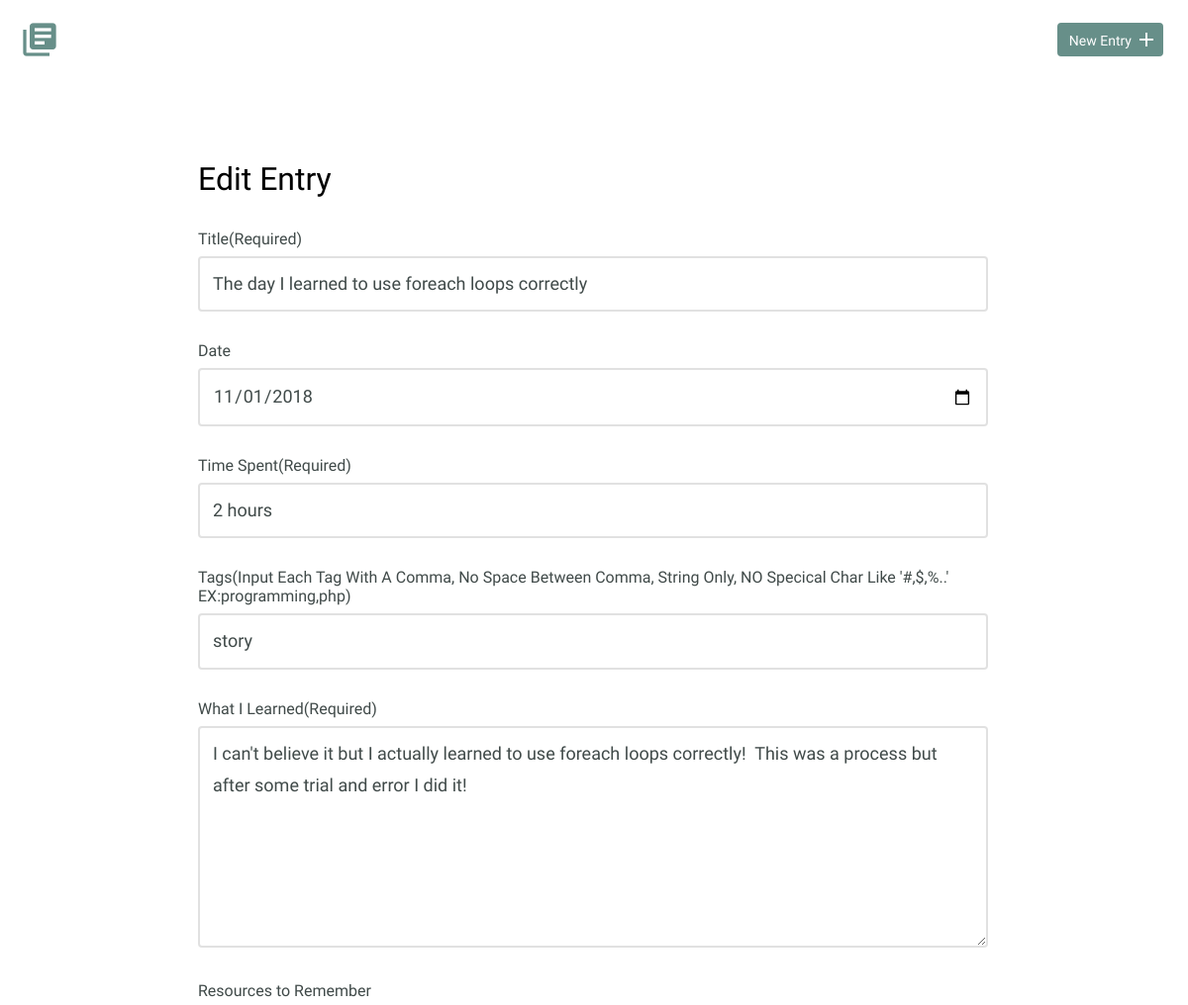
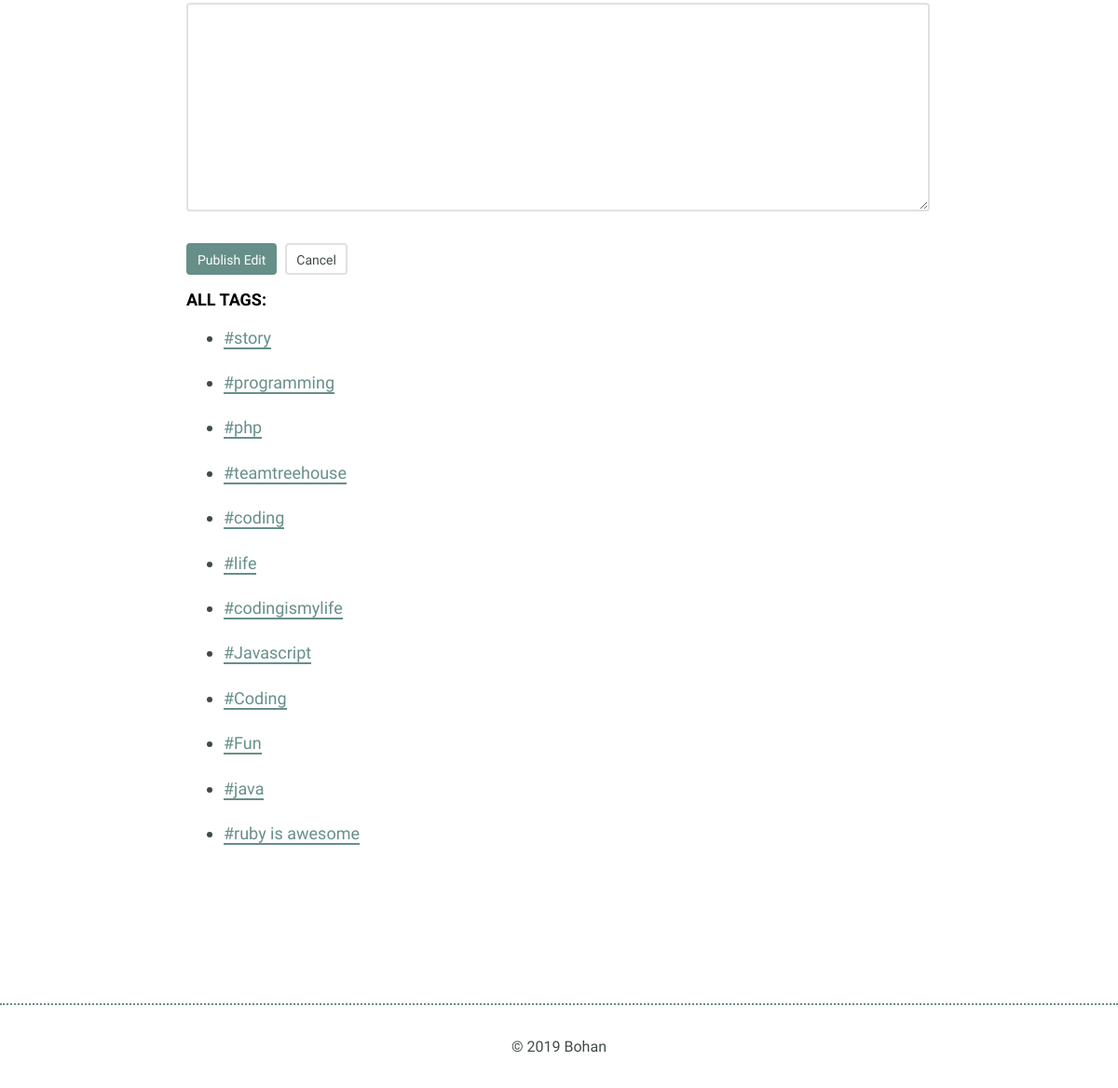
The page /edit.php?id=3 on the database its author committed (2 pictures, top to bottom).
### tables this page shows
CREATE TABLE "entries_tags" (
	"id"	INTEGER PRIMARY KEY AUTOINCREMENT,
	"tag_id"	INTEGER,
	"entry_id"	INTEGER,
	FOREIGN KEY("entry_id") REFERENCES "entries"("id"),
	FOREIGN KEY("tag_id") REFERENCES "tags"("id")
);

CREATE TABLE "entries" (
	`id`	INTEGER,
	`title`	TEXT,
	`date`	TEXT,
	`time_spent`	INTEGER,
	`learned`	BLOB,
	`resources`	BLOB,
	PRIMARY KEY(`id`)
);

### inc/db_fetch_detail.php (called while the page is built, shortened)
<?php
    function db_fetch_detail_with_tags(){
        try{
            include('db_connection.php');
            $id = filter_input(INPUT_GET, 'id', FILTER_SANITIZE_NUMBER_INT);
            $sql = "
                SELECT * FROM entries
                JOIN entries_tags ON entries.id = entry_id
                JOIN tags ON tags.id = tag_id
                WHERE entries_tags.entry_id = ? LIMIT 1;
            ";
            $pdo = $db->prepare($sql);
            $pdo->bindValue(1, $id, PDO::PARAM_INT);
            $pdo->execute();
            $results = $pdo->fetch(PDO::FETCH_ASSOC);
            return $results;
        }catch(Exception $e){
            echo $e->getMessage();
        }
    }
    function db_fetch_detail_get_tags(){
        try{
            include('db_connection.php');
            $id = filter_input(INPUT_GET, 'id', FILTER_SANITIZE_NUMBER_INT);
            $sql = "
                SELECT tag_name FROM entries
                JOIN entries_tags ON entries.id = entry_id
                JOIN tags ON tags.id = tag_id
                WHERE entries_tags.entry_id = ? ;
            ";
            $pdo = $db->prepare($sql);
            $pdo->bindValue(1, $id, PDO::PARAM_INT);
            $pdo->execute();
            $results = $pdo->fetchAll(PDO::FETCH_ASSOC);
            return $results;
        }catch(Exception $e){
            echo $e->getMessage();
        }
    }
?>

### inc/db_fetch.php (called while the page is built, shortened)
<?php
    function db_fetch_tags(){
        try{
            include('db_connection.php');
            $sql = "SELECT DISTINCT `tag_name` FROM `tags`";
            $pdo = $db->prepare($sql);
            $pdo->execute();
            $results = $pdo->fetchAll(PDO::FETCH_ASSOC);
            return $results;
        }catch(Exception $e){
            echo $e->getMessage();
        }
    }
?>

### edit.php (the view, shortened to what this page needs)
<!DOCTYPE html>
<html>
    <head>
        <link rel="stylesheet" href="css/normalize.css">
        <link rel="stylesheet" href="css/site.css?version=51">
    </head>
    <body>
        <?php
            include("header.php");
            include('inc/db_fetch.php');
            $tags_all = db_fetch_tags();
        ?>
        <section>
            <div class="container">
                <div class="edit-entry">
                    <h2>Edit Entry</h2>
                    <?php
                        include('inc/db_fetch_detail.php');
                        $result_with_tags = db_fetch_detail_with_tags();
                        $result_get_tags =  db_fetch_detail_get_tags();
                        if(!empty($result_with_tags)){
                            foreach($result_get_tags as $value){
                                $tags[] =  $value['tag_name'];
                            }
                            $tags_string = implode(",", $tags);
                            echo "
                            <form action='inc/db_edit.php?id=$result_with_tags[entry_id]' method='post'>
                                <label for='title'>Title(Required)</label>
                                <input id='title' type='text' name='title' value='$result_with_tags[title]'><br>
                                <label for='date'>Date</label>
                                <input id='date' type='date' name='date' value='$result_with_tags[date]'><br>
                                <label for='time-spent'>Time Spent(Required)</label>
                                <input id='time-spent' type='text' name='timeSpent' value='$result_with_tags[time_spent]'><br>
                                <label for='tags'>Tags(Input Each Tag With A Comma, No Space Between Comma, String Only, NO Specical Char Like '#,$,%..' EX:programming,php)</label>
                                <input id='tags' type='text' name='tags' value='$tags_string'><br>
                                <label for='what-i-learned'>What I Learned(Required)</label>
                                <textarea id='what-i-learned' rows='5' name='whatILearned'>$result_with_tags[learned]</textarea>
                                <label for='resources-to-remember'>Resources to Remember</label>
                                <textarea id='resources-to-remember' rows='5' name='ResourcesToRemember'>$result_with_tags[resources]</textarea>
                                <input type='submit' value='Publish Edit' class='button'>
                                <a href='index.php' class='button button-secondary'>Cancel</a>
                            </form>
                        ";
                        }
                        echo "<h3>All Tags:</h3>";
                        foreach($tags_all  as $tag){
                            if(!empty($tag['tag_name'])){
                                echo  "<ul>"
                                        ."<li><a href='filtered.php?filter=$tag[tag_name]'>#$tag[tag_name]</a></li>"
                                    ."</ul>";
                            }
                         }
                    ?>
                </div>
            </div>
        </section>
        <?php
            include("footer.php");
        ?>
    </body>
</html>

### css/site.css (style rules this page uses)
body { font-size: 16px; color: #404a49; font-family: 'Cousine', serif; font-weight: 400; }
.container { margin: 0 auto; padding: 0 25px; }
.button { padding: 8px 10px 6px 10px; background: #678f89; border: 2px solid #678f89; border-radius: 4px; text-decoration: none; color: #FFF; position: relative; text-align: center; font-size: 14px; }
.button.button-secondary { background: #FFF; border: 2px solid #e1e1e1; color: #404a49; }
h1, h2, h3 { margin: 0; font-weight: 400; line-height: 1em; color: #000; }
h2 { font-size: 32px; }
h3 { font-size: 18px; font-family: 'Work Sans', serif; font-weight: 600; text-transform: uppercase; }
ul li { line-height: 1.8em; font-size: 18px; }
ul li a { border-bottom: 2px solid #678f89; line-height: 1.8em; color: #678f89; text-decoration: none; }
.entry-list, .edit-entry, .new-entry { max-width: 800px; margin: 0 auto; padding: 70px 0 150px 0; }
.edit-entry h2, .new-entry h2 { margin-bottom: 35px; }
form label { display: block; margin-bottom: 8px; }
form input[type=text], form input[type=password], form input[type=date], form textarea { border: 2px solid #e1e1e1; font-size: 18px; line-height: 1.8em; padding:10px 13px; margin-bottom: 30px; border-radius: 4px; width: calc(100% - 32px); }
.edit-entry form textarea, .new-entry form textarea { min-height: 200px; }
input[type=submit] { margin-right: 5px; }

### rows shown on the page
entries_tags: title "The day I learned to use foreach loops correctly", date "11/01/2018", timeSpent "2 hours", whatILearned "I can't believe it but I actually learned to use foreach loops correctly! This was a process but after some trial and error I did it!"

### other values the page prints
$tag[tag_name] "story"
$tag[tag_name] "programming"
$tag[tag_name] "php"
$tag[tag_name] "teamtreehouse"
$tag[tag_name] "coding"
$tag[tag_name] "life"
$tag[tag_name] "codingismylife"
$tag[tag_name] "Javascript"
$tag[tag_name] "Coding"
$tag[tag_name] "Fun"
$tag[tag_name] "java"
$tag[tag_name] "ruby is awesome"
